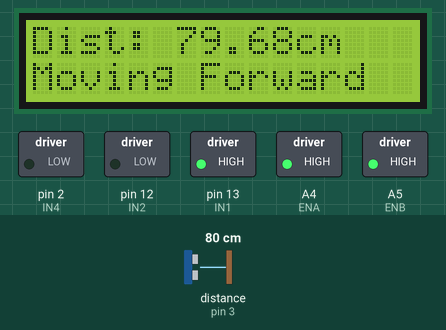
Recording of a sketch running on a simulated Arduino Uno, built with avr-gcc and run on an emulated ATmega328P. Shown: 16×2 character LCD, switched loads named in the sketch (green lamp = pin HIGH). Wiring (inferred from the names in the program): ultrasonic range finder: trigger pin 11; echo pin 3. Dashed ring = blinking. Inputs (shaded band) come from the test bench; at power-on: distance to the obstacle (sensor on pin 3) 80 cm. The echo pulse lasts 58.3 µs per cm; pins used as bus, display or sensor lines are not drawn; what the sketch prints to the serial monitor is not drawn.

Above: at 2.1 s.
2.2 s: distance to the obstacle (sensor on pin 3) set to 22 cm
At 2.51 s:
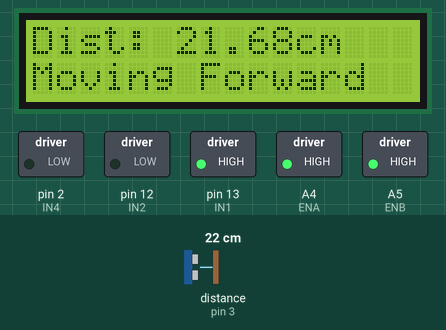
3.7 s: distance to the obstacle (sensor on pin 3) set to 19 cm
At 4.21 s:
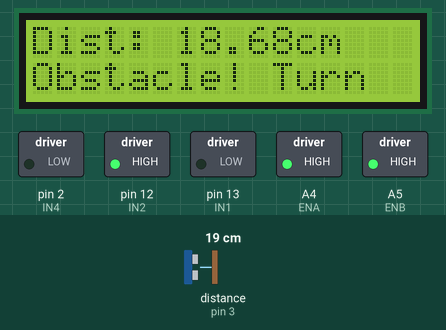
6.1 s: distance to the obstacle (sensor on pin 3) set to 35 cm
At 7.5 s:
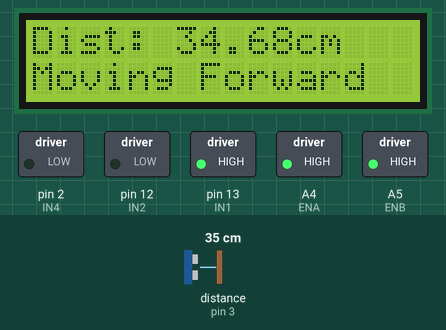
7.8 s: distance to the obstacle (sensor on pin 3) set to 250 cm
At 8.4 s:
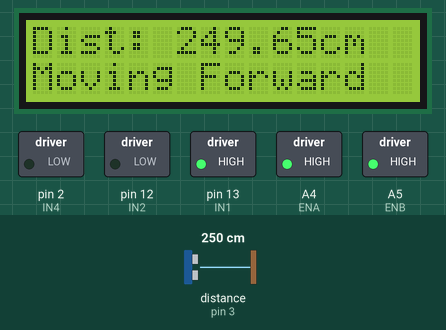
Timing chart, 0 to 10.4 s (numbered marks = the images above; inputs shaded):
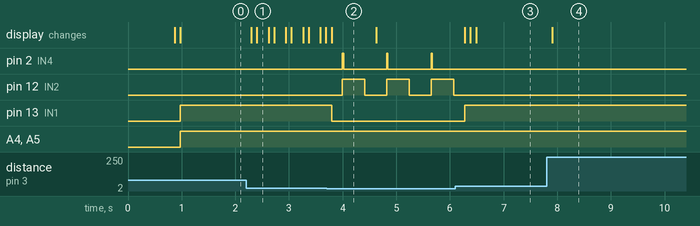

Measured:
- the behaviour switches between 21 and 20 cm on distance to the obstacle (sensor on pin 3) (found by bisection; images 1 and 2)
- after the input at 2.2 s, the display: first changes after 0.10 s (image 1 shows a later state)
- after the input at 3.7 s, pin 2 (IN4): alternates HIGH for 0.02 s and LOW for 0.81 s, starting after 0.30 s; pin 12 (IN2): alternates HIGH for 0.42 s and LOW for 0.41 s, starting after 0.30 s; pin 13 (IN1): HIGH → LOW after 0.10 s; the display: changes after 0.10 s (image 2)
- after the input at 6.1 s, pin 2 (IN4), pin 12 (IN2): stops changing and stays LOW; pin 13 (IN1): LOW → HIGH after 0.18 s; the display: first changes after 0.18 s (image 3 shows a later state)
- after the input at 7.8 s, the display: changes after 0.11 s (image 4)

The sketch:

Move_RC_Car_v12_Ultrasonic_Sensor_.ino
```cpp
#include <LiquidCrystal.h>

// ================= LCD =================
LiquidCrystal lcd(8, 9, 4, 5, 6, 7);

// ================= MOTOR PINS =================
const int IN1 = 13;
const int IN2 = 12;
const int ENA = A4;

const int IN3 = 1;
const int IN4 = 2;
const int ENB = A5;

// ================= SPEEDS =================
const int FWD_SPEED  = 130;
const int TURN_SPEED = 130;

// ================= ULTRASONIC SENSOR PINS =================
#define TRIG_PIN 11
#define ECHO_PIN 3

// ================= THRESHOLD =================
const int OBSTACLE_DISTANCE = 20; // cm

// ================= MOTOR FUNCTIONS =================
void stopMotors() {
  digitalWrite(IN1, LOW);
  digitalWrite(IN2, LOW);
  digitalWrite(IN3, LOW);
  digitalWrite(IN4, LOW);
}

void forward() {
  digitalWrite(IN1, HIGH); digitalWrite(IN2, LOW); analogWrite(ENA, FWD_SPEED);
  digitalWrite(IN3, HIGH); digitalWrite(IN4, LOW); analogWrite(ENB, FWD_SPEED);

}

void turnRight() {
  digitalWrite(IN1, HIGH); digitalWrite(IN2, LOW); analogWrite(ENA, TURN_SPEED);
  digitalWrite(IN3, LOW);  digitalWrite(IN4, HIGH); analogWrite(ENB, TURN_SPEED);
}

void turnLeft() {
  digitalWrite(IN1, LOW);  digitalWrite(IN2, HIGH); analogWrite(ENA, TURN_SPEED);
  digitalWrite(IN3, HIGH); digitalWrite(IN4, LOW); analogWrite(ENB, TURN_SPEED);
}

void backward() {
  digitalWrite(IN1, LOW); digitalWrite(IN2, HIGH); analogWrite(ENA, FWD_SPEED);
  digitalWrite(IN3, LOW); digitalWrite(IN4, HIGH); analogWrite(ENB, FWD_SPEED);
}

// ================= ULTRASONIC FUNCTION =================
float getDistanceCM() {

  digitalWrite(TRIG_PIN, LOW);
  delayMicroseconds(2);

  digitalWrite(TRIG_PIN, HIGH);
  delayMicroseconds(10);
  digitalWrite(TRIG_PIN, LOW);

  long duration = pulseIn(ECHO_PIN, HIGH, 30000); // 30ms timeout

  if (duration == 0) return -1;  // out of range

  float distance = (duration * 0.0343) / 2.0;
  return distance;
}

// ====================== SETUP ======================
void setup() {
  lcd.begin(16, 2);
  lcd.print("Obstacle Avoider");
  delay(800);
  lcd.clear();

  Serial.begin(9600);

  pinMode(TRIG_PIN, OUTPUT);
  pinMode(ECHO_PIN, INPUT);

  pinMode(IN1, OUTPUT); pinMode(IN2, OUTPUT);
  pinMode(IN3, OUTPUT); pinMode(IN4, OUTPUT);

  digitalWrite(TRIG_PIN, LOW);
  delay(100);
}

// ====================== LOOP ======================
void loop() {

  float distance = getDistanceCM();

  // LCD Display
  lcd.setCursor(0, 0);
  lcd.print("Dist: ");
  if (distance < 0) lcd.print("OUT   ");
  else {
    lcd.print(distance);
    lcd.print("cm   ");
  }

  // Serial Print
  Serial.print("Distance: ");
  if (distance < 0) Serial.println("Out of range");
  else {
    Serial.print(distance);
    Serial.println(" cm");
  }

  // ===== LOGIC =====
  if (distance > 0 && distance <= OBSTACLE_DISTANCE) {
    // Obstacle detected
    lcd.setCursor(0, 1);
    lcd.print("Obstacle! Turn ");

    stopMotors();
    delay(200);
    backward();
    delay(20);

    // Choose LEFT or RIGHT
    turnLeft();        // turn left away from obstacle
    delay(400);        // adjust turning duration

    stopMotors();
    delay(100);

  } else {
    // Clear path → move forward
    lcd.setCursor(0, 1);
    lcd.print("Moving Forward ");

    forward();
  }
  delay(100);
}
```
